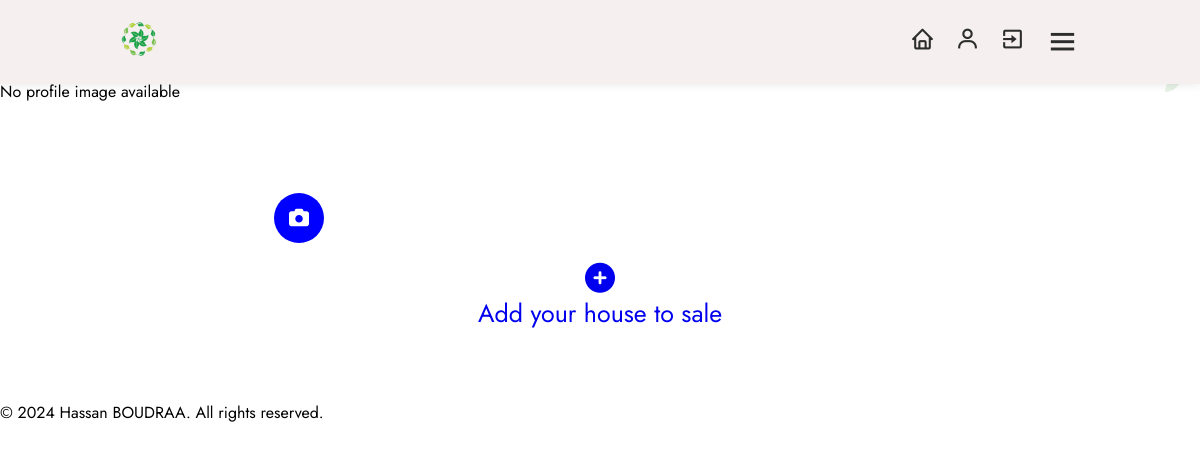
Page /user/hassan (signed in) on the earlier database version.
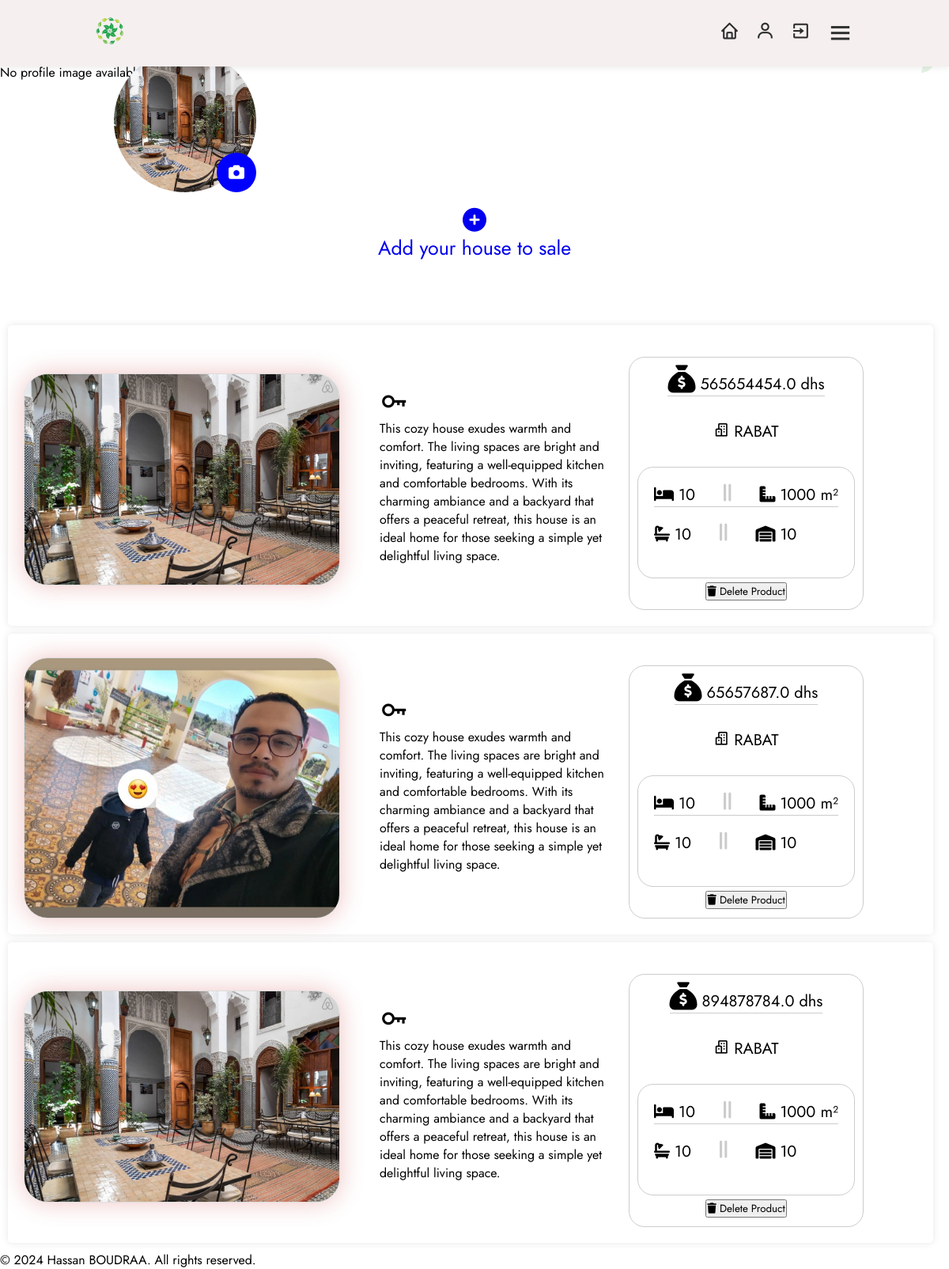
Same page on the later database version.
### models/user.py (models this page shows)
class Iprofile(db.Model):
    id = db.Column(db.String(50), primary_key=True, default=lambda: str( uuid.uuid4()), unique=True, nullable=False)
    imageprofile_path = db.Column(db.String(255), nullable=True)
    user_id = db.Column(db.String(50),db.ForeignKey('user.id'),nullable=False)
    user = db.relationship('User', backref=db.backref('Iprofile', lazy=True))

class Products(db.Model):
    id = db.Column(db.String(50), primary_key=True, default=lambda: str( uuid.uuid4()), unique=True, nullable=False)
    name = db.Column(db.String(255), nullable=False)
    city = db.Column(db.String(8), nullable=False)
    price = db.Column(db.Float, nullable=False)
    image_path = db.Column(db.String(255), nullable=True)
    num_rooms = Column(Integer, nullable=False)
    section = Column(Integer, nullable=False)
    num_bain = Column(Integer, nullable=False)
    window_per_house = Column(Integer, nullable=False)
    user_id = db.Column(db.String(50),db.ForeignKey('user.id'),nullable=False)
    user = db.relationship('User', backref=db.backref('products', lazy=True))

### models/app.py (the view)
    @app.route('/user/<username>')
    @login_required
    def user(username):
        user_data = get_user_data(username)
        if not user_data:
            flash('User not found.', 'error')
            return redirect(url_for('dashboard'))
        user_products = Products.query.filter_by(user_id=user_data.id).order_by(asc(Products.id)).all()
        for product in user_products:
            print("Product Image Path:", product.image_path)
        user_iprofile = Iprofile.query.filter_by(user_id=current_user.id).order_by(desc(Iprofile.id)).first()
        if user_iprofile:
            print("Imageprofile Path:", user_iprofile.imageprofile_path)
        user_icover = Icover.query.filter_by(user_id=current_user.id).order_by(desc(Icover.id)).first()
        if user_icover:
            print("Imageprofile Path:", user_icover.imagecover_path)
        return render_template('user.html', user=current_user, username=username, user_products=user_products, user_icover=user_icover, user_iprofile=user_iprofile, user_data=user_data)

### models/db.py (called while the page is built)
def get_user_data(username):
    user = User.query.filter_by(username=username).first()
    if user is not None:
        return user
    else:
        return None

### models/templates/user.html (shortened to what this page needs)
<!DOCTYPE html>
<html lang="en">
        <head>
                <link rel="stylesheet" href="{{ url_for('static', filename='style/dashboard.css') }}">
                <link rel="stylesheet" href="https://cdnjs.cloudflare.com/ajax/libs/font-awesome/5.15.2/css/all.min.css">
                <link rel="stylesheet" href="https://cdnjs.cloudflare.com/ajax/libs/font-awesome/6.4.2/css/all.min.css" />
                <link rel="stylesheet" href="https://unpkg.com/boxicons@latest/css/boxicons.min.css">
                <link href="https://cdn.jsdelivr.net/npm/bootstrap-icons@1.21.0/font/bootstrap-icons.css" rel="stylesheet">
        </head>
        <body>
                <header>
                        <div class="logo">
                                <img src="{{ url_for('static', filename='images/icon.png') }}" alt="Icon">
                        </div>
                        <div class="nav-icon">
                                <a onclick="window.location.href='{{ url_for('dashboard') }}'"><i class='bx bx-home'></i></a>
                                <a onclick="window.location.href='{{ url_for('user', username=current_user.username) }}'"><i class='bx bx-user'></i></a>
                                <a onclick="window.location.href='{{ url_for('exit') }}'"><i class='bx bx-exit'></i></a>
                                <div class="bx bx-menu" id="menu-icon"></div>
                        </div>
                </header>
		<div class="container1">
			{% if current_user.Icover %}
			             <img src="{{ url_for('serve_image', filename=user_icover.imagecover_path.split('/')[-1]) }}" alt="Imagecover">
			{% else %}
			             <p>No profile image available</p>
			{% endif %}
		    <div class="circle">
			    {% if current_user.Iprofile %}
				     <img src="{{ url_for('serve_image', filename=user_iprofile.imageprofile_path.split('/')[-1]) }}" alt="Imageprofile">
			    {% else %}
			             <p>No profile image available</p>
			    {% endif %}
			    <i class="fa-solid fa-camera" onclick="openModal('myModal2')"></i>
		    </div>
		</div>
                <a href="{{ url_for('add_product') }}">
                        <div class="acourd">
                                <i class="fas fa-plus-circle add-product-icon" style="font-size: 30px; "> </i>
                                <p>Add your house to sale</p>
                        </div>
                </a>
                <section class="inside">
                                {% for product in user_products %}
                                <div class="card">
                                     {% if product.image_path %}
                                        <img class="product-image" src="{{ url_for('serve_image', filename=product.image_path.split('/')[-1]) }}" alt="Product Image">
                                     {% else %}
                                              <p>No Image Available</p>
                                     {% endif %}
                                        <a style="max-width: 300px; margin-right: 15px;">
                                                <i class='bx bx-key' style="font-size: 38px"></i><p>   {{ product.name }} </p>
                                        </a>
                                        <div class="product-info">
                                                       <li style="border-bottom: 1px solid #ccc; margin-bottom: 30px;">
                                                                <i class="fa-solid fa-sack-dollar" style="font-size: 35px;"></i>   {{ product.price }} dhs
                                                       </li>
                                                       <p style="margin-bottom: 30px;">
                                                                <i class='bx bx-buildings'></i>   {{ product.city }}
                                                       </p>
                                                       <a style="border: 1px solid #ccc; border-radius: 20px; padding: 20px;">
                                                                 <p style="border-bottom: 1px solid #ccc; margin-bottom: 20px;">
                                                                        <i class="fa-solid fa-bed"></i> {{ product.num_rooms }}
                                                                        <i class="fa-solid fa-grip-lines-vertical" style="color: #ccc; font-size: 25px; margin-left: 30px; margin-right: 30px"></i>
                                                                        <i class="fa-solid fa-ruler-combined"></i>    {{ product.section }} m²
                                                                 </p>
                                                                 <p style="margin-bottom: 20px; margin-bottom: 20px;">
                                                                        <i class="fa-solid fa-bath"></i>    {{ product.num_bain }}
                                                                        <i class="fa-solid fa-grip-lines-vertical" style="color: #ccc; font-size: 25px; margin-left: 30px; margin-right: 30px;"></i>
                                                                        <i class="fa-solid fa-warehouse"></i>     {{ product.window_per_house }}
                                                                 </p>
                                                       </a>
                                                       <form action="{{ url_for('delete_product', product_id=product.id) }}" method="post"
                                                               onsubmit="return confirm('Are you sure you want to delete this product?')">
                                                               <button type="submit" class="delete-product-button">
                                                                       <i class="fas fa-trash"></i> Delete Product
                                                               </button>
                                                       </form>
                                        </div>
                                </div>
                                {% endfor %}
                </section>
        </body>
        <footer>
                <p>&copy; 2024 Hassan BOUDRAA. All rights reserved.</p>
        </footer>
</html>

### models/static/style/dashboard.css (style rules this page uses)
* { margin: 0; padding: 0; box-sizing: border-box; font-family: 'Jost', sans-serif; list-style: none; text-decoration: none; }
header { position: fixed; width: 100%; top: 0; right: 0; z-index: 1000; display: flex; align-items: center; justify-content: space-between; padding: 20px 10%; background-color: #f5efef; box-shadow: 0 0 10px rgba(0, 0, 0, 0.1); }
.logo img { max-width: 120px; height: 1cm; }
.nav-icon { display: flex; align-items: center; }
.nav-icon i { margin-right: 20px; color: #2c2c2c; font-size: 25px; font-weight: 400; transform: all .42s ease; }
#menu-icon { font-size: 35px; color: #2c2c2c; z-index: 10001; cursor: pointer; }
.inside { padding-top: 70px; padding-right: 10px; }
.card { display: flex; background-color: none; margin-bottom: 20px; align-items: center; padding: 20px; margin: 10px; border-radius: 5px; box-shadow: 0 0 10px rgba(0, 0, 0, 0.1); }
.product-image { margin-right: 50px; max-width: 400px; height: auto; margin-top: 10px; border: 1px solid #ddd; border-radius: 30px; overflow: hidden; box-shadow: 0 0 30px rgba(201, 57, 57, 0.3); }
.product-info { margin-top: 20px; padding: 10px; border: 1px solid #ccc; border-radius: 20px; display: flex; flex-direction: column; font-size: 20px; align-items: CENTER; justify-content: flex-start; flex-wrap: wrap; }
.acourd { padding-top: 10px; text-align: center; }
.acourd p { font-size: 25px; }
.container1 { position: relative; width: 100%; max-width: 100%; margin: 0 auto; padding-top: 80px; object-fit: cover; margin-bottom: 150px; background: linear-gradient(to bottom, rgb(219 231 219) 0%, rgb(219 231 219) 50%, white 80%, white 100%); border: none; border-radius: 10px; }
.container1 .circle { position: absolute; left: 12%; margin-top: -40px; width: 180px; height: 180px; border-radius: 50%; }
.container1 img[alt="Imageprofile"] { width: 100%; height: 100%; object-fit: cover; border-radius: 50%; }
.container1 i.fa-camera { position: absolute; bottom: 0; right: 0; transform: all .42s ease; font-size: 20px; color: #fff; background-color: blue; padding: 15px; border-radius: 50%; cursor: pointer; }

Differences in the rows shown:
added Iprofile: imageprofile_path (picture)
added Products: image_path (picture), name "This cozy house exudes warmth and comfort. The living spaces are bright and inviting, featuring a well-equipped kitchen and comfortable bedrooms. With its charming ambiance and a backyard that offers a peaceful retreat, this house is an ideal home for those seeking a simple yet delightful living space.", price "565654454.0", city "RABAT", num_rooms "10", section "1000", num_bain "10", window_per_house "10"
added Products: image_path (picture), name "This cozy house exudes warmth and comfort. The living spaces are bright and inviting, featuring a well-equipped kitchen and comfortable bedrooms. With its charming ambiance and a backyard that offers a peaceful retreat, this house is an ideal home for those seeking a simple yet delightful living space.", price "65657687.0", city "RABAT", num_rooms "10", section "1000", num_bain "10", window_per_house "10"
added Products: image_path (picture), name "This cozy house exudes warmth and comfort. The living spaces are bright and inviting, featuring a well-equipped kitchen and comfortable bedrooms. With its charming ambiance and a backyard that offers a peaceful retreat, this house is an ideal home for those seeking a simple yet delightful living space.", price "894878784.0", city "RABAT", num_rooms "10", section "1000", num_bain "10", window_per_house "10"
